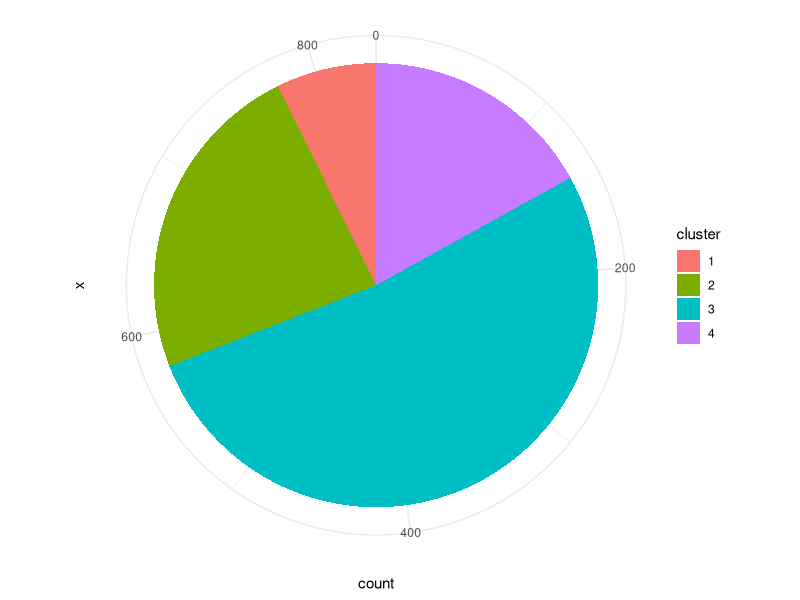

The R source for this figure: (Note: this script raises an error after producing the figure.)
## ---- chunk 1
library(tidyverse)
## ---- chunk 2
full <- read_csv("data/full.csv", col_types = cols(timestamp = col_datetime(format = "%Y-%m-%d%.%H:%M:%S%.")))
full

driver_attributes <- read_csv("data/driver_attributes_complete.csv")
driver_attributes

cluster_assignments <- read_csv("data/cluster_assignments.csv", 
    col_types = cols(cluster = col_factor(levels = c("1", 
        "2", "3", "4"))))

## ---- chunk 3
driver_attributes <- left_join(driver_attributes,cluster_assignments,by="driver_id")
driver_attributes
## ---- chunk 4
cluster_names <- c("High-volume Quitters","Low-volume Quitters","Hustlers","Long-term Part-timers")
## ---- chunk 5
summary_clusters <- driver_attributes %>% 
  group_by(cluster) %>% 
  summarise(
    `Average Earnings per Ride (USD)` = round(mean(average_earnings_per_ride), 2),
    
    `Average Ride Distance (miles)` = round(mean(average_ride_distance) * 0.000621371, 2),
    
    `Average Ride Duration (mins)` = round(mean(average_ride_duration) / 60 , 2),
    
    `Average Eagerness` = round(mean(scaled_average_eagerness), 2),
    
    `Average Responsiveness` = round(mean(scaled_average_response_time_ranking), 2),
    
    `Average Number of Rides Given` = round(mean(number_of_rides_given), 2),
    
    `Average Prime Time Weighted by Ride Duration` = round(mean(average_prime_time_weighted_by_ride_duration), 2),
    
    `Size`= n(),
    
    `Number of Days Worked` = round(mean(number_of_days_worked),2),
    
    `Average Number of Rides Per Day Worked` = round(mean(rides_per_day_worked),2)
  ) %>% 
  cbind(cluster_names) %>% 
  select(`Cluster Name` = cluster_names, 2:11)
  
summary_clusters
## ---- chunk 6
write_csv(summary_clusters, path = "data/summary_clusters.csv")
## ---- chunk 7
variable <- "earnings"
earnings <- driver_attributes %>% 
  filter(cluster == 3 | cluster == 4) %>% 
  group_by(cluster) %>% 
  select(average_earnings_per_ride) %>% 
  group_split()

p <- t.test(earnings[[1]]$average_earnings_per_ride,earnings[[2]]$average_earnings_per_ride)$p.value 

if(p < 0.05) {
  print(paste0(variable, " is significant"))
}
## ---- chunk 8
variable <- "ride distance"

distance <- driver_attributes %>% 
  filter(cluster == 3 | cluster == 4) %>% 
  group_by(cluster) %>% 
  select(average_ride_distance) %>% 
  group_split()

p <- t.test(distance[[1]]$average_ride_distance,distance[[2]]$average_ride_distance)$p.value 

if(p < 0.05) {
  print(paste0(variable, " is significant"))
}
## ---- chunk 9
variable <- "ride duration"

duration <- driver_attributes %>% 
  filter(cluster == 3 | cluster == 4) %>% 
  group_by(cluster) %>% 
  select(average_ride_duration) %>% 
  group_split()

p <- t.test(duration[[1]]$average_ride_duration,duration[[2]]$average_ride_duration)$p.value

if(p < 0.05) {
  print(paste0(variable, " is significant"))
} else {
  print(paste0(variable, " is NOT significant"))
}
## ---- chunk 10
variable <- "number of rides"

num <- driver_attributes %>% 
  filter(cluster == 3 | cluster == 4) %>% 
  group_by(cluster) %>% 
  select(number_of_rides_given) %>% 
  group_split()

p <- t.test(num[[1]]$number_of_rides_given,num[[2]]$number_of_rides_given)$p.value

if(p < 0.05) {
  print(paste0(variable, " is significant"))
} else {
  print(paste0(variable, " is NOT significant"))
}
## ---- chunk 11
variable <- "number of rides per day worked"

num <- driver_attributes %>% 
  filter(cluster == 3 | cluster == 4) %>% 
  group_by(cluster) %>% 
  select(rides_per_day_worked) %>% 
  group_split()

p <- t.test(num[[1]]$rides_per_day_worked,num[[2]]$rides_per_day_worked)$p.value

if(p < 0.05) {
  print(paste0(variable, " is significant"))
} else {
  print(paste0(variable, " is NOT significant"))
}
## ---- chunk 12
driver_attributes %>% 
  ggplot(aes(x="", fill=cluster)) + geom_bar(width = 1) + coord_polar("y", start=0) +
  theme_minimal()
## ---- chunk 13
full %>% 
  left_join(driver_attributes, by = "driver_id") %>% 
  filter(quit_within_90_days == F) %>% 
  select(driver_id, ride_id, driver_earnings) %>% 
  distinct() %>% 
  group_by(driver_id) %>% 
  summarise(total_earnings = sum(driver_earnings)) %>% 
  summarise(mean(total_earnings))
## ---- chunk 14
3632.63/90
## ---- chunk 15
driver_attributes %>% 
  filter(quit_within_90_days == T) %>% 
  select(driver_id,career_length_in_days,average_earnings_per_ride, number_of_rides_given, cluster) %>% 
  mutate(total_earnings = number_of_rides_given * average_earnings_per_ride) %>% 
  mutate(average_earnings_per_day_in_career = total_earnings/career_length_in_days) %>% 
  group_by(cluster) %>% 
  summarise(mean(average_earnings_per_day_in_career))
## ---- chunk 16
driver_attributes %>% 
  filter(quit_within_90_days == F) %>% 
  select(driver_id,average_earnings_per_ride, number_of_rides_given, cluster) %>% 
  mutate(total_earnings = number_of_rides_given * average_earnings_per_ride) %>% 
  group_by(cluster) %>% 
  summarise(`three-month-total` = mean(total_earnings)) %>% 
  mutate(daily_earnings = `three-month-total` / 90)
